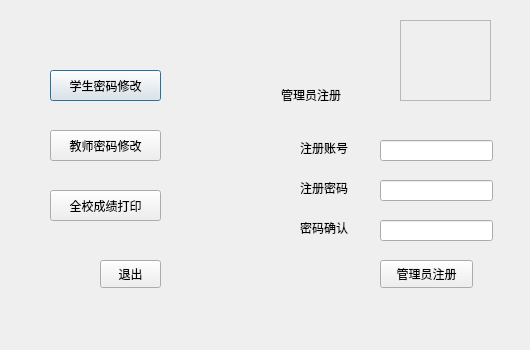
<?xml version="1.0" encoding="UTF-8"?>
<ui version="4.0">
 <class>Admenu</class>
 <widget class="QDialog" name="Admenu">
  <property name="geometry">
   <rect>
    <x>0</x>
    <y>0</y>
    <width>530</width>
    <height>350</height>
   </rect>
  </property>
  <property name="windowTitle">
   <string>Dialog</string>
  </property>
  <property name="styleSheet">
   <string notr="true">#MainWindow{border-image: url(:/pic/school_3.png);}</string>
  </property>
  <widget class="QPushButton" name="btn_Stu">
   <property name="geometry">
    <rect>
     <x>50</x>
     <y>70</y>
     <width>111</width>
     <height>31</height>
    </rect>
   </property>
   <property name="text">
    <string>学生密码修改</string>
   </property>
  </widget>
  <widget class="QPushButton" name="btn_Tea">
   <property name="geometry">
    <rect>
     <x>50</x>
     <y>130</y>
     <width>111</width>
     <height>31</height>
    </rect>
   </property>
   <property name="text">
    <string>教师密码修改</string>
   </property>
  </widget>
  <widget class="QPushButton" name="btn_Exe">
   <property name="geometry">
    <rect>
     <x>100</x>
     <y>260</y>
     <width>61</width>
     <height>28</height>
    </rect>
   </property>
   <property name="text">
    <string>退出</string>
   </property>
  </widget>
  <widget class="QPushButton" name="btn_Rank">
   <property name="geometry">
    <rect>
     <x>50</x>
     <y>190</y>
     <width>111</width>
     <height>31</height>
    </rect>
   </property>
   <property name="text">
    <string>全校成绩打印</string>
   </property>
  </widget>
  <widget class="QLabel" name="label">
   <property name="geometry">
    <rect>
     <x>400</x>
     <y>20</y>
     <width>91</width>
     <height>81</height>
    </rect>
   </property>
   <property name="autoFillBackground">
    <bool>false</bool>
   </property>
   <property name="styleSheet">
    <string notr="true">image: url(:/pic/seu.png);</string>
   </property>
   <property name="frameShape">
    <enum>QFrame::StyledPanel</enum>
   </property>
   <property name="text">
    <string/>
   </property>
   <property name="scaledContents">
    <bool>false</bool>
   </property>
  </widget>
  <widget class="QPushButton" name="pushButton">
   <property name="geometry">
    <rect>
     <x>380</x>
     <y>260</y>
     <width>93</width>
     <height>28</height>
    </rect>
   </property>
   <property name="text">
    <string>管理员注册</string>
   </property>
  </widget>
  <widget class="QLineEdit" name="lineEdit_1">
   <property name="geometry">
    <rect>
     <x>380</x>
     <y>140</y>
     <width>113</width>
     <height>21</height>
    </rect>
   </property>
  </widget>
  <widget class="QLineEdit" name="lineEdit_2">
   <property name="geometry">
    <rect>
     <x>380</x>
     <y>180</y>
     <width>113</width>
     <height>21</height>
    </rect>
   </property>
  </widget>
  <widget class="QLineEdit" name="lineEdit_3">
   <property name="geometry">
    <rect>
     <x>380</x>
     <y>220</y>
     <width>113</width>
     <height>21</height>
    </rect>
   </property>
  </widget>
  <widget class="QLabel" name="label_2">
   <property name="geometry">
    <rect>
     <x>281</x>
     <y>85</y>
     <width>91</width>
     <height>20</height>
    </rect>
   </property>
   <property name="text">
    <string>管理员注册</string>
   </property>
  </widget>
  <widget class="QLabel" name="label_3">
   <property name="geometry">
    <rect>
     <x>300</x>
     <y>140</y>
     <width>72</width>
     <height>15</height>
    </rect>
   </property>
   <property name="text">
    <string>注册账号</string>
   </property>
  </widget>
  <widget class="QLabel" name="label_4">
   <property name="geometry">
    <rect>
     <x>300</x>
     <y>180</y>
     <width>61</width>
     <height>16</height>
    </rect>
   </property>
   <property name="text">
    <string>注册密码</string>
   </property>
  </widget>
  <widget class="QLabel" name="label_5">
   <property name="geometry">
    <rect>
     <x>300</x>
     <y>220</y>
     <width>61</width>
     <height>16</height>
    </rect>
   </property>
   <property name="text">
    <string>密码确认</string>
   </property>
  </widget>
 </widget>
 <resources/>
 <connections/>
</ui>
